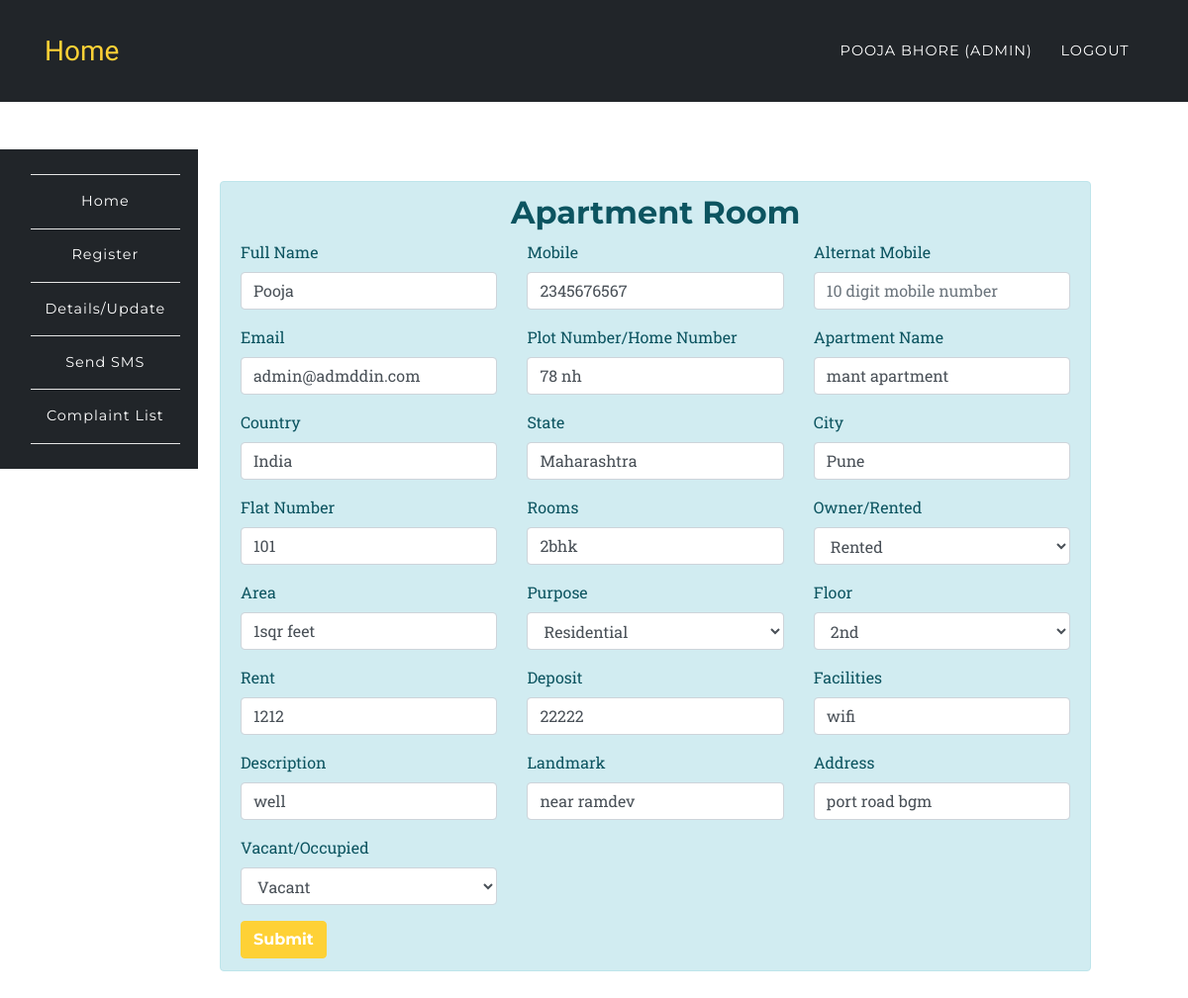
Before: /app/update.php?id=3&act=ap (signed in) with the older database file.
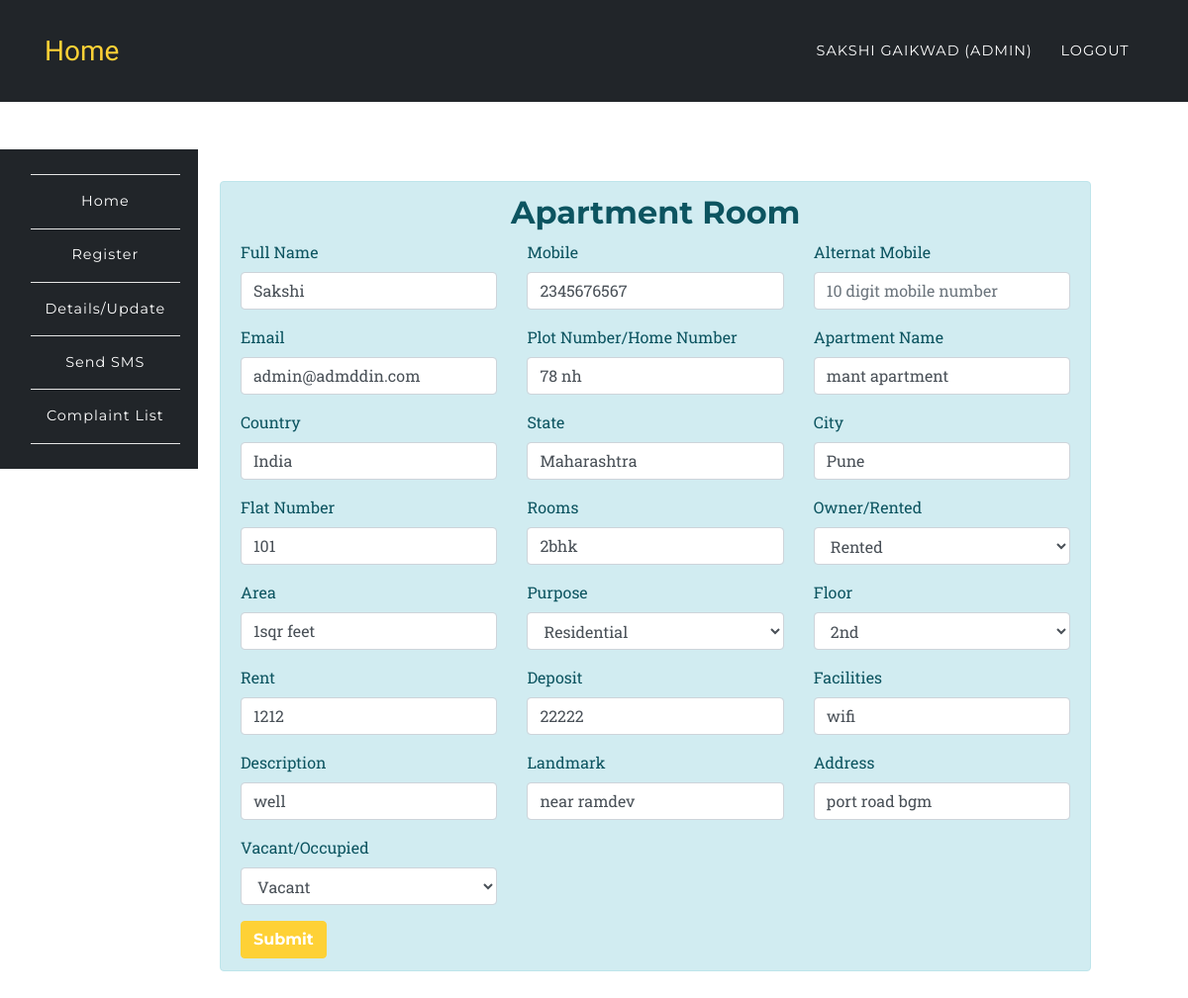
After: the same page with the newer database file.
### tables this page shows
CREATE TABLE `room_rental_registrations_apartment` (
  `id` int(10) UNSIGNED NOT NULL,
  `fullname` varchar(191) NOT NULL,
  `mobile` varchar(191) NOT NULL,
  `alternat_mobile` varchar(191) NOT NULL,
  `email` varchar(191) NOT NULL,
  `country` varchar(191) NOT NULL,
  `state` varchar(191) NOT NULL,
  `city` varchar(191) NOT NULL,
  `landmark` varchar(191) NOT NULL,
  `rent` varchar(191) NOT NULL,
  `deposit` varchar(191) NOT NULL,
  `plot_number` varchar(191) NOT NULL,
  `apartment_name` varchar(100) DEFAULT NULL,
  `ap_number_of_plats` varchar(100) DEFAULT NULL,
  `rooms` varchar(100) DEFAULT NULL,
  `floor` varchar(100) DEFAULT NULL,
  `purpose` varchar(100) DEFAULT NULL,
  `own` varchar(100) DEFAULT NULL,
  `area` varchar(100) DEFAULT NULL,
  `address` varchar(191) NOT NULL,
  `accommodation` varchar(191) NOT NULL,
  `description` varchar(191) NOT NULL,
  `image` varchar(191) DEFAULT NULL,
  `open_for_sharing` varchar(191) DEFAULT NULL,
  `other` varchar(191) DEFAULT NULL,
  `vacant` int(1) NOT NULL DEFAULT '1',
  `created_at` timestamp NULL DEFAULT CURRENT_TIMESTAMP,
  `updated_at` timestamp NULL DEFAULT CURRENT_TIMESTAMP,
  `user_id` int(10) DEFAULT NULL
);

### app/partials/edit/apartment.php (the view, shortened to what the changed rows need)
<div class="col-md-11 col-xs-12 col-sm-12"><br>
	<div class="alert alert-info" role="alert">
		<h2 class="text-center">Apartment Room</h2>
		<form action="" method="POST">
  	 <div class="row">
  	 	<div class="col-md-4">
	  	  <div class="form-group">
		    <label for="fullname">Full Name</label>
		    <input type="text" class="form-control" id="fullname" placeholder="Full Name" name="fullname" value="<?php echo $data['fullname']?$data['fullname']:''; ?>" required>
		  </div>
		 </div>
		<div class="col-md-4">
		  <div class="form-group">
		    <label for="mobile">Mobile</label>
		    <input type="text" class="form-control" pattern="^(\d{10})$" id="mobile" title="10 digit mobile number" placeholder="10 digit mobile number" name="mobile" value="<?php echo $data['mobile']?$data['mobile']:''; ?>" required>
		  </div>
		 </div>
		<div class="col-md-4">
		  <div class="form-group">
		    <label for="alternat_mobile">Alternat Mobile</label>
		    <input type="text" class="form-control" pattern="^(\d{10})$" id="alternat_mobile" title="10 digit mobile number" placeholder="10 digit mobile number" value="<?php echo $data['alternat_mobile']?$data['alternat_mobile']:''; ?>">
		  </div>
		</div>
	</div>
	<div class="row">
  	 	<div class="col-md-4">
		  <div class="form-group">
		    <label for="email">Email</label>
		    <input type="email" class="form-control" id="email" placeholder="Email" name="email" value="<?php echo $data['email']?$data['email']:''; ?>" required>
		  </div>
		 </div>
		 <div class="col-md-4">
		  <div class="form-group">
		    <label for="plot_number">Plot Number/Home Number</label>
		    <input type="text" class="form-control" id="plot_number" placeholder="Plot Number/Home Number" name="plot_number" value="<?php echo $data['plot_number']?$data['plot_number']:''; ?>" required>
		  </div>
		 </div>
		 <div class="col-md-4">
		  <div class="form-group">
		    <label for="apartment_name">Apartment Name</label>
		    <input type="text" class="form-control" id="apartment_name" placeholder="Apartment Name" name="apartment_name" value="<?php echo $data['apartment_name']?$data['apartment_name']:''; ?>" required>
		  </div>
		 </div>
	</div>
	<div class="row">
		<div class="col-md-4">
	  <div class="form-group">
	    <label for="country">Country</label>
	    <input type="country" class="form-control" id="country" placeholder="Country" name="country" value="<?php echo $data['country']?$data['country']:''; ?>" required>
	  </div>
	  </div>
	  <div class="col-md-4">
	  <div class="form-group">
	    <label for="state">State</label>
	    <input type="state" class="form-control" id="state" placeholder="State" name="state" value="<?php echo $data['state']?$data['state']:''; ?>" required>
	  </div>
	  </div>
	  <div class="col-md-4">
	  <div class="form-group">
	    <label for="city">City</label>
	    <input type="city" class="form-control" id="city" placeholder="City" name="city" value="<?php echo $data['city']?$data['city']:''; ?>" required>
	  </div>
	  </div>
	 </div>
	 <div class="row">
	 	<div class="col-md-4">
		 <div class="form-group">
		    <label for="ap_number_of_plats">Flat Number</label>
		    <input type="ap_number_of_plats" class="form-control" id="Plat Number" placeholder="ap_number_of_plats" name="ap_number_of_plats" value="<?php echo $data['ap_number_of_plats']?$data['ap_number_of_plats']:''; ?>" required>
		  </div>
		</div>
		<div class="col-md-4">
		 <div class="form-group">
		    <label for="rooms">Rooms</label>
		    <input type="text" class="form-control" id="rooms" placeholder="Rooms" name="rooms" value="<?php echo $data['rooms']?$data['rooms']:''; ?>" required>
		  </div>
		</div>
		<div class="col-md-4">
		    <div class="form-group">
			    <label for="ownership">Owner/Rented </label>
			    <select class="form-control" id="ownership" name="own">
			      <option value="rented" <?php if($data['own'] == 'rented'){echo 'selected';}?>>Rented</option>
			    </select>
			 </div>
	  	</div>
	</div>
	<div class="row">
		<div class="col-md-4">
		  <div class="form-group">
		    <label for="area">Area</label>
		    <input type="area" class="form-control" id="area" placeholder="Area" name="area" value="<?php echo $data['area']?$data['area']:''; ?>">
		  </div>
	  	</div>
	 	<div class="col-md-4">
		    <div class="form-group">
			    <label for="purpose">Purpose</label>
			    <select class="form-control" id="purpose" name="purpose">
			      <option value="Residential" <?php if($data['purpose'] == 'Residential'){echo 'selected';}?>>Residential</option>
			    </select>
			 </div>
	  	</div>
	  	<div class="col-md-4">
		    <div class="form-group">
			    <label for="floor">Floor</label>
			    <select class="form-control" id="floor" name="floor">
			      <option value="2nd" <?php if($data['floor'] == '2nd'){echo 'selected';}?>>2nd</option>
			    </select>
			 </div>
	  	</div>
	</div>
	 <div class="row">
	 	<div class="col-md-4">
		 <div class="form-group">
		    <label for="rent">Rent</label>
		    <input type="rent" class="form-control" id="rent" placeholder="Rent" name="rent" value="<?php echo $data['rent']?$data['rent']:''; ?>">
		  </div>
		</div>
	  	<div class="col-md-4">
	  		<div class="form-group">
			    <label for="deposit">Deposit</label>
			    <input type="deposit" class="form-control" id="deposit" placeholder="Deposit" name="deposit" value="<?php echo $data['deposit']?$data['deposit']:''; ?>">
	  		</div>
	  	</div>
	  <div class="col-md-4">
	  <div class="form-group">
	    <label for="accommodation">Facilities</label>
	    <input type="accommodation" class="form-control" id="accommodation" placeholder="Facilities" name="accommodation" value="<?php echo $data['accommodation']?$data['accommodation']:''; ?>">
	  </div>
	  </div>
	  </div>
	   <div class="row">
	 	<div class="col-md-4">
	  <div class="form-group">
	    <label for="description">Description</label>
	    <input type="description" class="form-control" id="description" placeholder="Description" name="description" value="<?php echo $data['description']?$data['description']:''; ?>">
	  </div>
	   </div>
	  <div class="col-md-4">
	  <div class="form-group">
	    <label for="landmark">Landmark</label>
	    <input type="landmark" class="form-control" id="landmark" placeholder="landmark" name="landmark" value="<?php echo $data['landmark']?$data['landmark']:''; ?>">
	  </div>
	   </div>
	  <div class="col-md-4">
	  <div class="form-group">
	    <label for="address">Address</label>
	    <input type="address" class="form-control" id="address" placeholder="Address" name="address" value="<?php echo $data['address']?$data['address']:''; ?>" required>
	  </div>
	   </div>
	    </div>
	    <div class="row">
	    	<div class="col-4">
	 		 <div class="form-group">
			    <label for="vacant">Vacant/Occupied</label>
			    <select class="form-control" id="vacant" name="vacant">
			      <option value="1" <?php if($data['vacant'] == '1'){echo 'selected';}?>>Vacant</option>
			    </select>
			  </div>
	 	</div>
	  </div>
	  <button type="submit" class="btn btn-primary" name='register_apartment' value="register_apartment">Submit</button>
	</form>
	</div>
	</div>

### app/update.php (shortened to what the changed rows need)
<?php
	require '../config/config.php';
		if ( isset($_GET['id'])) {
			$id = $_REQUEST['id'];
		}
		if ( isset($_GET['act'])) {
			$active = $_REQUEST['act'];
			if ($active === 'ap') {
				try {
					$stmt = $connect->prepare('SELECT * FROM room_rental_registrations_apartment where id = :id');
					$stmt->execute(array(
						':id' => $id
					));
					$data = $stmt->fetch(PDO::FETCH_ASSOC);
				}catch(PDOException $e) {
					$errMsg = $e->getMessage();
				}
			}
		}
?>
<?php include '../include/header.php';?>
	<nav class="navbar navbar-expand-lg navbar-dark" style="background-color:#212529;" id="mainNav">
      <div class="container">
        <div class="collapse navbar-collapse" id="navbarResponsive">
          <ul class="navbar-nav text-uppercase ml-auto">
            <li class="nav-item">
              <a class="nav-link" href="#"><?php echo $_SESSION['fullname']; ?> <?php if($_SESSION['role'] == 'admin'){ echo "(Admin)"; } ?></a>
            </li>
          </ul>
        </div>
      </div>
    </nav>
	<br>
<?php include '../include/side-nav.php';?>
<section class="wrapper" style="margin-left: 16%;margin-top: -11%;">
	<?php
		if (isset($active)) {
			if ($active === 'ap') {
	  			include 'partials/edit/apartment.php';
	  		}
		}
  	?>
</section>
<?php include '../include/footer.php';?>

Changed rows visible on the page:
changed room_rental_registrations_apartment "admin@admddin.com": fullname "Pooja" → "Sakshi"
Other visible differences:
$_SESSION['fullname']: "POOJA BHORE" → "SAKSHI GAIKWAD"
